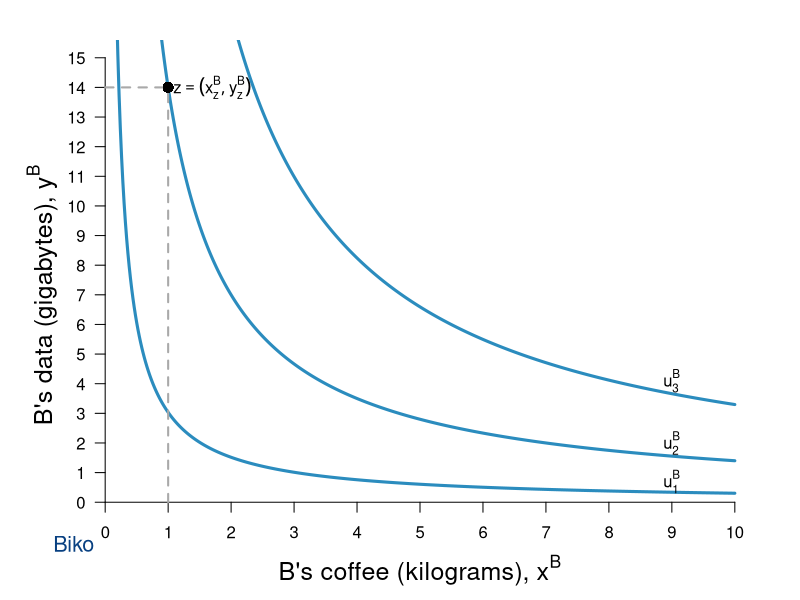

The R source for this figure:
require(ggplot2)
require(shape)
#pdf(file = "property_fig1bSTEP1.pdf", width = 9, height = 7)
#pdf(file = "property_fig1bSTEP2.pdf", width = 9, height = 7)
pdf(file = "property/property_fig1b.pdf", width = 9, height = 7)

#Set parameters for graphics
axislabelsize <- 1.5
graphlinewidth <- 3
namesize <- 1.3

COL <- c("#7fc97f", "#beaed4", "#fdc086", "#ffff99", "#386cb0", "#f0027f", "#bf5b17", "#666666")
COLA <- c("#99d8c9","#66c2a4","#41ae76", "#238b45", "#005824")
COLB <- c("#4eb3d3", "#2b8cbe", "#0868ac","#084081")

uA <- function(x, y, alpha = 0.5, lambda = 0.4) {
  (x^(alpha)*y^(1 - alpha))^(1-lambda)*((10 - x)^(alpha)*(15 - y)^(1 - alpha))^lambda
}

indiffcurveB1 <- function(x, U = 3.741657, A = 1, a = 0.5) {
  ((((U-2)/A)*(1/x)^a)^(1/(1-a)))
}

indiffcurveB2 <- function(x, U = 3.741657, A = 1, a = 0.5) {
  (((U/A)*(1/x)^a)^(1/(1-a)))
}

indiffcurveB3 <- function(x, U = 3.741657, A = 1, a = 0.5) {
  ((((U+2)/A)*(1/x)^a)^(1/(1-a)))
}

#Aisha happens to have found 8 coffee and 2 data, 
#and Betty happens to have found 2 coffee and 13 data. 
#Aisha's utility (8^0.5)*(2^0.5) = 4
#Betty's utility (2^0.5)*(13^0.5) = 5.09

#COL <- c("#1B9E77", "#D95F02", "#7570B3", "#E7298A", "#66A61E", "#E6AB02", "#A6761D", "#666666")
#COL <- c("#7fc97f", "#beaed4", "#fdc086", "#ffff99")
COL <- c("#fc9272", "#fb6a4a", "#ef3b2c","#cb181d", "#99000d")
par(mar =  c(4, 4, 2, 2))
xlims <- c(0, 10)
ylims <- c(0, 15)



plot(0, 0, xlim = xlims, ylim = ylims, type = "n",
     xlab = "",
     ylab = "",
     xaxt = "n", 
     yaxt = "n", 
     cex.lab = axislabelsize, 
     bty = "n")

mtext(expression(paste("B's coffee (kilograms), ", x^B)), side=1, line = 2.5, cex = axislabelsize)
text(-1, 7, expression(paste("B's data (gigabytes), ", y^B)), xpd = TRUE, cex = axislabelsize, srt = 90) 


npts <- 500 
npts2 <- 501
#Specify the sequences of points for graphing. 
xx1 <- seq(xlims[1], xlims[2], length.out = npts)
#xx2 <- seq(xlims[1], xlims[2], length.out = npts)
#xx3 <- seq(xlims[1], xlims[2], length.out = npts2)
#xx4 <- seq(xlims[1], 10, length.out = npts2)

#Draw the lines for the graphs
lines(xx1, indiffcurveB1(xx1), col = COLB[2], lwd = graphlinewidth)
lines(xx1, indiffcurveB2(xx1), col = COLB[2], lwd = graphlinewidth)
lines(xx1, indiffcurveB3(xx1), col = COLB[2], lwd = graphlinewidth)
#lines(xx2, solowCondition(xx2, delta = 5), col = COL[3], lwd = 4)
#lines(xx2, solowInfeas(xx2, delta = 5), col = COL[1], lwd = 4, lty = 2)

#Customize ticks and labels for the plot
ticksy <- seq(from = 0, to = 15, by = 1)
ylabels <- seq(from = 0, to = 15, by = 1)
ticksx <- seq(from = 0, to = 10, by = 1)
xlabels <- seq(from = 0, to = 10, by = 1)
axis(1, at = ticksx, pos = 0, labels = xlabels)
axis(2, at = ticksy, pos = 0, labels = ylabels, las = 1)

#Annotation of the three graphs and the NE
text(9, 0.7, expression(u[1]^B))
text(9, 2, expression(u[2]^B))
text(9, 4.1, expression(u[3]^B))
#text(16, 0.52, expression(paste("Nash Equilibrium")))

#Line to label B's endowment
segments(0, 14, 1, 14, lty = 2, col = "darkgray", lwd = 2)
segments(1, 0, 1, 14, lty = 2, col = "darkgray", lwd = 2)

#Add a point for Aisha's endowment
points(1, 14, pch = 16, col = "black", cex = 1.5)

#Annotating B's endowment
text(1.7, 14, expression(z == (list(x[z]^B, y[z]^B))))


text(-0.5, -1.4, expression("Biko"), xpd = TRUE, cex = namesize, col = COLB[4])
#text(10.4, 16.4, expression("Biko"), xpd = TRUE, cex = namesize, col = COLB[4])

#Arrow to Slope of BRF
#Arrows(14.2, 0.12, 12.2, 0.12, col = "black", lty = 1, lwd = 2, arr.type = "triangle")
#text(16.8, 0.12, expression(paste("Slope = ", q[p])))

#Arrow to Slope of isoprofit
#Arrows(13, 0.80, 15, 0.80, col = "black", lty = 1, lwd = 2, arr.type = "triangle")
#text(10.2, 0.80, expression(paste("Slope = ", frac(q, p))))

dev.off()
